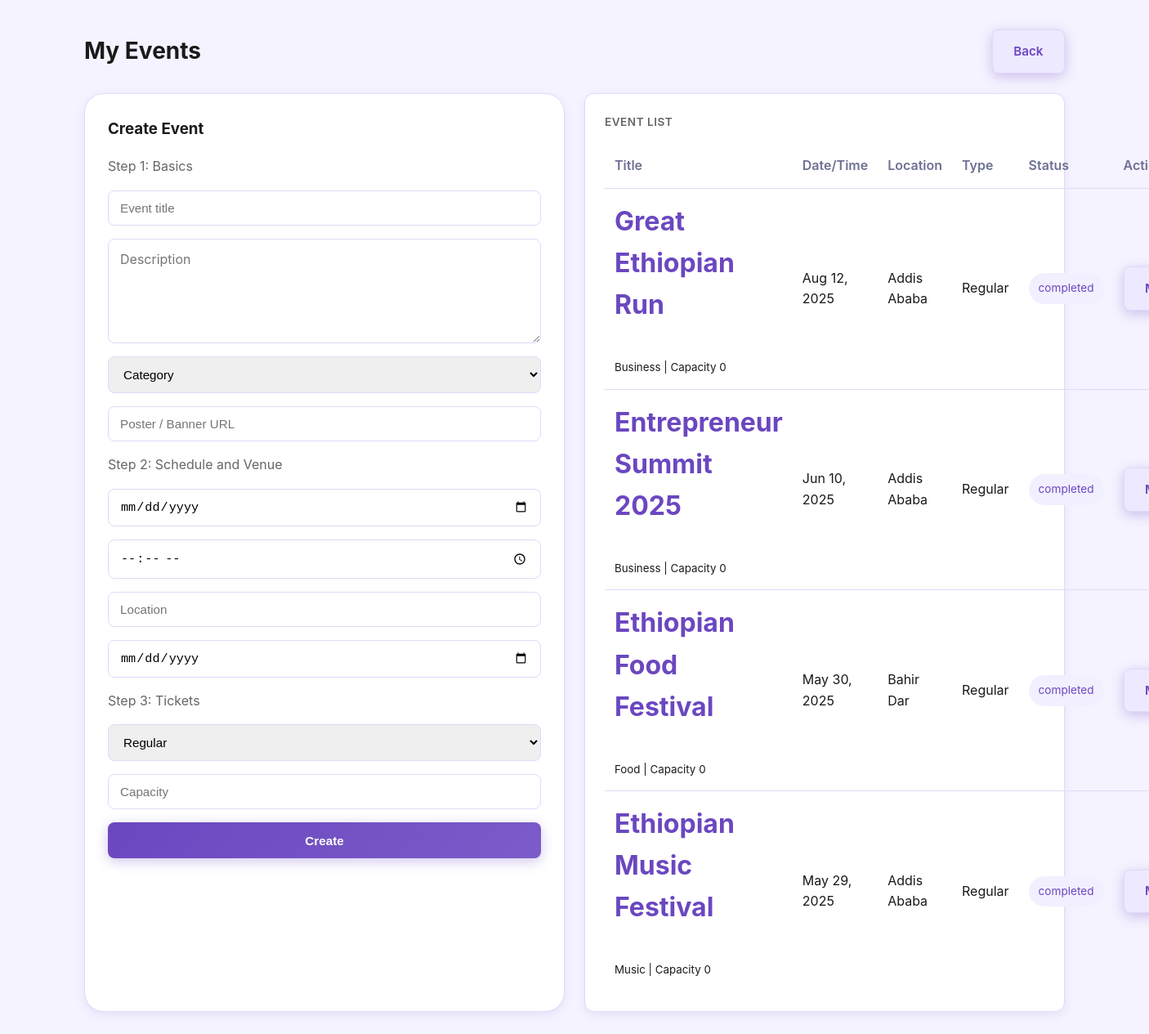
The page /organizer-events.php (signed in) on the database its author committed.
### tables this page shows
CREATE TABLE `events` (
  `id` int(11) NOT NULL,
  `title` varchar(180) NOT NULL,
  `description` text NOT NULL,
  `date` date NOT NULL,
  `location` varchar(120) NOT NULL,
  `organizer_id` int(11) NOT NULL,
  `category_id` int(11) NOT NULL,
  `image_url` varchar(255) NOT NULL,
  `status` enum('published','draft') NOT NULL DEFAULT 'published',
  `created_at` timestamp NOT NULL DEFAULT current_timestamp(),
  `is_featured` tinyint(1) NOT NULL DEFAULT 0,
  `attendance_count` int(11) NOT NULL DEFAULT 0,
  `lifecycle_status` varchar(20) DEFAULT NULL,
  `event_time` time DEFAULT NULL,
  `capacity` int(11) DEFAULT 0,
  `registration_deadline` date DEFAULT NULL,
  `ticket_type` varchar(50) DEFAULT 'Regular'
);

CREATE TABLE `categories` (
  `id` int(11) NOT NULL,
  `name` varchar(80) NOT NULL
);

### includes/config.php (called while the page is built, shortened)
<?php
function sanitize($value)
{
    return htmlspecialchars(trim($value), ENT_QUOTES, 'UTF-8');
}
function db_has_column($mysqli, $table, $column)
{
    $safeTable = preg_replace('/[^a-zA-Z0-9_]/', '', $table);
    $safeColumn = preg_replace('/[^a-zA-Z0-9_]/', '', $column);
    $query = "SHOW COLUMNS FROM `$safeTable` LIKE '$safeColumn'";
    $result = $mysqli->query($query);
    return $result && $result->num_rows > 0;
}

### organizer-events.php (the view, shortened to what this page needs)
<?php
require_once 'includes/config.php';
$pageTitle = 'Organizer Events | Event Ethiopia';
$organizerId = (int) $_SESSION['user_id'];
$catStmt = $mysqli->prepare("SELECT id,name FROM categories ORDER BY name");
$catStmt->execute();
$categories = $catStmt->get_result()->fetch_all(MYSQLI_ASSOC);
$eventsStmt = $mysqli->prepare("SELECT e.id,e.title,e.description,e.date,e.event_time,e.location,e.capacity,e.ticket_type,e.registration_deadline,e.status,e.lifecycle_status,e.image_url,e.category_id," . (db_has_column($mysqli, 'events', 'price') ? "e.price," : "0 AS price,") . " c.name category_name FROM events e LEFT JOIN categories c ON c.id=e.category_id WHERE e.organizer_id=? ORDER BY e.date DESC");
$eventsStmt->bind_param('i', $organizerId);
$eventsStmt->execute();
$events = $eventsStmt->get_result()->fetch_all(MYSQLI_ASSOC);
?>
<!DOCTYPE html><html lang="en"><head><meta charset="UTF-8"><meta name="viewport" content="width=device-width, initial-scale=1.0"><title><?= sanitize($pageTitle) ?></title><link rel="stylesheet" href="css/style.css"></head><body>
<main class="page-content wrapper"><section class="heading-bar"><h2>My Events</h2><a href="organizer-dashboard.php" class="button button-alt">Back</a></section>
<div class="grid-2">
<div class="form-card" id="create-event">
<h3>Create Event</h3>
<form method="post" class="form-grid">
<p style="margin:0;color:var(--text-secondary);">Step 1: Basics</p>
<input type="text" name="title" placeholder="Event title" required>
<textarea name="description" class="form-textarea" rows="4" placeholder="Description" required></textarea>
<select name="category_id" required><option value="">Category</option><?php foreach ($categories as $cat): ?><option value="<?= (int) $cat['id'] ?>"><?= sanitize($cat['name']) ?></option><?php endforeach; ?></select>
<input type="url" name="image_url" placeholder="Poster / Banner URL">
<p style="margin:0;color:var(--text-secondary);">Step 2: Schedule and Venue</p>
<input type="date" name="date" required>
<input type="time" name="event_time" required>
<input type="text" name="location" placeholder="Location" required>
<input type="date" name="registration_deadline" placeholder="Registration deadline">
<p style="margin:0;color:var(--text-secondary);">Step 3: Tickets</p>
<select name="ticket_type"><option value="Regular">Regular</option><option value="VIP">VIP</option><option value="Free">Free</option></select>
<input type="number" name="capacity" placeholder="Capacity" min="0">
<button class="button" type="submit">Create</button>
</form>
</div>
<div class="dashboard-card">
<h3>Event List</h3>
<table class="list-table"><thead><tr><th>Title</th><th>Date/Time</th><th>Location</th><th>Type</th><th>Status</th><th>Actions</th></tr></thead><tbody>
<?php foreach ($events as $event): $displayStatus = $event['lifecycle_status'] ?: ((strtotime($event['date']) < strtotime(date('Y-m-d')) && $event['status'] === 'published') ? 'completed' : $event['status']); ?><tr><td><strong><?= sanitize($event['title']) ?></strong><br><small><?= sanitize($event['category_name'] ?? 'N/A') ?> | Capacity <?= (int) $event['capacity'] ?></small></td><td><?= date('M d, Y', strtotime($event['date'])) ?><br></td><td><?= sanitize($event['location']) ?></td><td><?= sanitize($event['ticket_type'] ?? 'Regular') ?></td><td><span class="badge"><?= sanitize($displayStatus) ?></span></td><td><details><summary class="button button-alt" style="cursor:pointer;"></summary></details></td></tr><?php endforeach; ?>
</tbody></table>
</div>
</div></main></body></html>

### css/style.css (style rules this page uses)
* { box-sizing: border-box; }
:root { --bg: #f5f3ff; --surface: #ffffff; --primary: #6b47c0; --primary-dark: #5a3d99; --primary-soft: #ede9ff; --text: #1a1a1a; --text-secondary: #666666; --border: #e0d9f8; --shadow: 0 4px 12px rgba(107, 71, 192, 0.1); --shadow-lg: 0 8px 24px rgba(107, 71, 192, 0.15); --muted: #6d7192; }
html { scroll-behavior: smooth; }
body { margin: 0; font-family: 'Inter', sans-serif; background: var(--bg); color: var(--text); line-height: 1.6; overflow-x: hidden; }
a { color: var(--primary); text-decoration: none; }
.wrapper { width: min(1200px, calc(100% - 32px)); margin: 0 auto; }
.button, .button-alt { display: inline-flex; align-items: center; justify-content: center; padding: 0.85rem 1.6rem; border-radius: 8px; font-weight: 600; text-decoration: none; border: none; cursor: pointer; transition: all 0.3s ease; font-size: 0.95rem; }
.button { background: linear-gradient(135deg, #6b47c0 0%, #7b5cc9 100%); color: white; box-shadow: 0 4px 15px rgba(107, 71, 192, 0.3); }
.button-alt { background: var(--primary-soft); color: var(--primary); border: 1px solid var(--border); }
.page-content { padding: 36px 0 64px; }
.cards-grid, .grid-2, .grid-3 { display: grid; gap: 24px; }
.grid-2 { grid-template-columns: 1fr; gap: 20px; }
@media (min-width: 768px) { .grid-2 { grid-template-columns: repeat(2, minmax(0, 1fr)); gap: 24px; } }
section.heading-bar { display: flex; align-items: center; justify-content: space-between; flex-wrap: wrap; gap: 16px; margin-bottom: 24px; }
.heading-bar h2 { margin: 0; font-size: 1.75rem; }
.filter-panel input, .filter-panel select, .form-input, .form-textarea { width: 100%; padding: 12px 14px; border: 1px solid var(--border); border-radius: 8px; background: var(--surface); font: inherit; color: var(--text); transition: all 0.2s ease; }
.form-card { background: var(--surface); border: 1px solid var(--border); border-radius: 24px; padding: 28px; box-shadow: var(--shadow); }
.form-card h3 { margin-top: 0; }
.form-grid { display: grid; gap: 18px; }
.profile-box, .dashboard-card { background: var(--surface); border: 1px solid var(--border); border-radius: 24px; padding: 24px; box-shadow: var(--shadow); }
.dashboard-card { background: var(--surface); border: 1px solid var(--border); border-radius: 12px; padding: 24px; box-shadow: var(--shadow); }
.dashboard-card h3 { margin: 0 0 16px; font-size: 0.85rem; font-weight: 600; color: var(--text-secondary); text-transform: uppercase; letter-spacing: 0.5px; }
.dashboard-card strong { display: block; font-size: 2rem; font-weight: 700; color: var(--primary); margin-bottom: 12px; }
.list-table { width: 100%; border-collapse: collapse; }
.list-table th, .list-table td { padding: 14px 12px; border-bottom: 1px solid var(--border); text-align: left; }
.list-table th { color: var(--muted); font-weight: 600; }
.list-table tr:last-child td { border-bottom: none; }
.badge { display: inline-flex; align-items: center; padding: 8px 12px; border-radius: 999px; font-size: 0.85rem; background: #f2f0ff; color: var(--primary); }
.form-grid { gap: 16px; }
.form-grid input, .form-grid select { padding: 12px 14px; border: 1px solid var(--border); border-radius: 8px; font-size: 0.95rem; }

### rows shown on the page
events: title "Great Ethiopian Run", category.name "Business", capacity "0", date "Aug 12, 2025", location "Addis Ababa", ticket_type "Regular", displayStatus "completed"
events: title "Entrepreneur Summit 2025", category.name "Business", capacity "0", date "Jun 10, 2025", location "Addis Ababa", ticket_type "Regular", displayStatus "completed"
events: title "Ethiopian Food Festival", category.name "Food", capacity "0", date "May 30, 2025", location "Bahir Dar", ticket_type "Regular", displayStatus "completed"
events: title "Ethiopian Music Festival", category.name "Music", capacity "0", date "May 29, 2025", location "Addis Ababa", ticket_type "Regular", displayStatus "completed"
